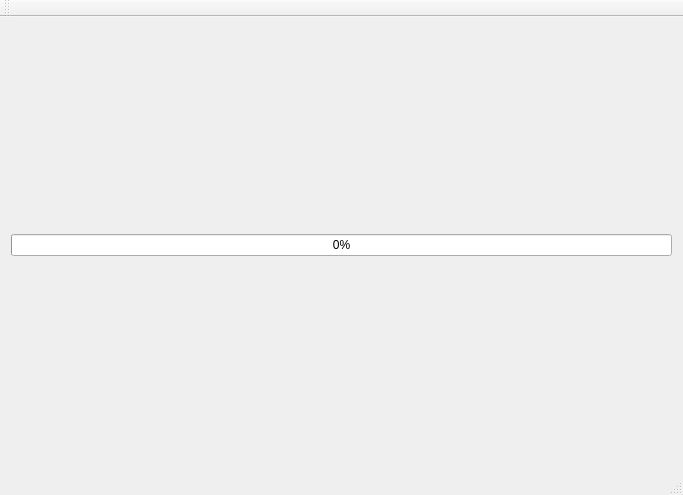
<?xml version="1.0" encoding="UTF-8"?>
<ui version="4.0">
 <class>MainWindow</class>
 <widget class="QMainWindow" name="MainWindow">
  <property name="geometry">
   <rect>
    <x>0</x>
    <y>0</y>
    <width>683</width>
    <height>495</height>
   </rect>
  </property>
  <property name="windowTitle">
   <string>MainWindow</string>
  </property>
  <widget class="QWidget" name="centralWidget">
   <layout class="QHBoxLayout" name="horizontalLayout">
    <item>
     <widget class="QProgressBar" name="progressBar">
      <property name="statusTip">
       <string>progress bar</string>
      </property>
      <property name="value">
       <number>0</number>
      </property>
      <property name="textVisible">
       <bool>true</bool>
      </property>
      <property name="invertedAppearance">
       <bool>false</bool>
      </property>
     </widget>
    </item>
   </layout>
  </widget>
  <widget class="QMenuBar" name="menuBar">
   <property name="geometry">
    <rect>
     <x>0</x>
     <y>0</y>
     <width>683</width>
     <height>22</height>
    </rect>
   </property>
  </widget>
  <widget class="QToolBar" name="mainToolBar">
   <attribute name="toolBarArea">
    <enum>TopToolBarArea</enum>
   </attribute>
   <attribute name="toolBarBreak">
    <bool>false</bool>
   </attribute>
  </widget>
  <widget class="QStatusBar" name="statusBar"/>
 </widget>
 <layoutdefault spacing="6" margin="11"/>
 <resources/>
 <connections/>
</ui>
